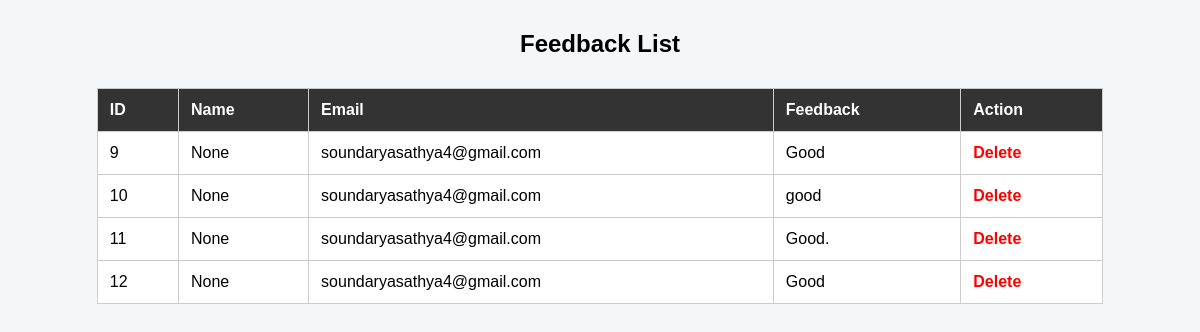
The app's page /view-feedback with its own data.
### tables this page shows
CREATE TABLE feedback (
    id INTEGER PRIMARY KEY AUTOINCREMENT,
    name TEXT,
    email TEXT,
    feedback TEXT
);

### app.py (the view)
@app.route("/view-feedback")
def view_feedback():
    conn = get_db_connection()
    feedbacks = conn.execute("SELECT * FROM feedback").fetchall()
    conn.close()
    return render_template("users.html", users=feedbacks)

### app.py (called while the page is built)
def get_db_connection():
    conn = sqlite3.connect(DB_PATH)
    conn.row_factory = sqlite3.Row
    return conn

### templates/users.html (shortened to what this page needs)
<!DOCTYPE html>
<html>
<head>
</head>
<body>
<h2>Feedback List</h2>
<table>
    <tr>
        <th>ID</th>
        <th>Name</th>
        <th>Email</th>
        <th>Feedback</th>
        <th>Action</th>
    </tr>
    {% for f in users %}
    <tr>
        <td>{{ f.id }}</td>
        <td>{{ f.name }}</td>
        <td>{{ f.email }}</td>
        <td>{{ f.feedback }}</td>
        <td>
            <a href="/delete/{{ f.id }}">Delete</a>
        </td>
    </tr>
    {% endfor %}
</table>
</body>
</html>

### templates/users.html (style rules this page uses)
body { font-family: Arial, sans-serif; background: #f4f6f8; }
h2 { text-align: center; margin-top: 30px; }
table { width: 85%; margin: 30px auto; border-collapse: collapse; background: white; }
th, td { padding: 12px; border: 1px solid #ccc; text-align: left; }
th { background: #333; color: white; }
a { color: red; text-decoration: none; font-weight: bold; }

### records on screen
feedback: id "9", name "None", email "soundaryasathya4@gmail.com", feedback "Good"
feedback: id "10", name "None", email "soundaryasathya4@gmail.com", feedback "good"
feedback: id "11", name "None", email "soundaryasathya4@gmail.com", feedback "Good."
feedback: id "12", name "None", email "soundaryasathya4@gmail.com", feedback "Good"
